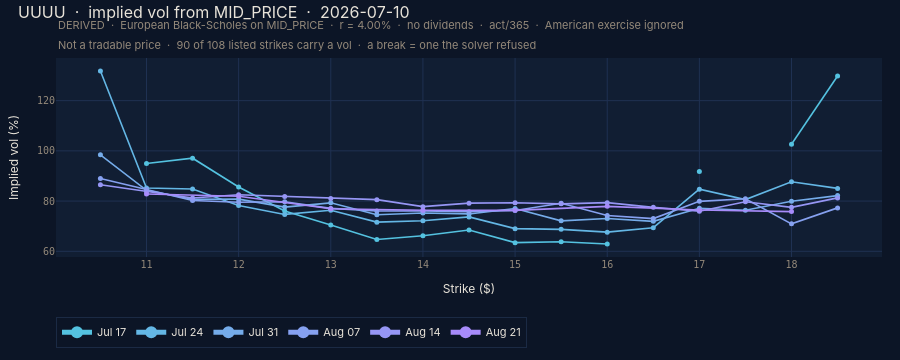

Source (notebook cell):
### Code cell
# The same date under FR-10's other ruler. A change of units on one axis, nothing else:
# the vols, the colours and the trace names are identical (asserted in test_app_figures.py).
iv_smile_figure(wide, asof, ticker=payload["ticker"], x_mode="strike")

### Figure 1 — Plotly figure (JSON) as saved in the notebook; plotly's stock layout.template omitted (floating-point values rounded to 4 significant figures)
{"data": [{"connectgaps": false, "hovertemplate": "<b>%{fullData.name}</b> expiry<br>K %{x:.3f}<br>implied vol %{y:.1f}%<extra></extra>", "line": {"color": "#22E3D0", "width": 1.6}, "marker": {"color": "#22E3D0", "line": {"width": 0}, "size": 5, "symbol": "circle"}, "mode": "lines+markers", "name": "Jun 12", "showlegend": false, "type": "scatter", "x": [], "y": []}, {"connectgaps": false, "hovertemplate": "<b>%{fullData.name}</b> expiry<br>K %{x:.3f}<br>implied vol %{y:.1f}%<extra></extra>", "line": {"color": "#33D8D5", "width": 1.6}, "marker": {"color": "#33D8D5", "line": {"width": 0}, "size": 5, "symbol": "circle"}, "mode": "lines+markers", "name": "Jun 26", "showlegend": false, "type": "scatter", "x": [], "y": []}, {"connectgaps": false, "hovertemplate": "<b>%{fullData.name}</b> expiry<br>K %{x:.3f}<br>implied vol %{y:.1f}%<extra></extra>", "line": {"color": "#43CDDA", "width": 1.6}, "marker": {"color": "#43CDDA", "line": {"width": 0}, "size": 5, "symbol": "circle"}, "mode": "lines+markers", "name": "Jul 10", "showlegend": false, "type": "scatter", "x": [11.0, 11.5, 12.0, 12.5, 13.0, 13.5, 14.0, 14.5, 15.0, 15.5, 16.0, 16.5, 17.0, 17.5, 18.0, 18.5], "y": [null, null, null, null, null, null, null, null, null, null, null, null, null, null, null, null]}, {"connectgaps": false, "hovertemplate": "<b>%{fullData.name}</b> expiry<br>K %{x:.3f}<br>implied vol %{y:.1f}%<extra></extra>", "line": {"color": "#54C2E0", "width": 1.6}, "marker": {"color": "#54C2E0", "line": {"width": 0}, "size": 5, "symbol": "circle"}, "mode": "lines+markers", "name": "Jul 17", "showlegend": true, "type": "scatter", "x": [11.0, 11.5, 12.0, 12.5, 13.0, 13.5, 14.0, 14.5, 15.0, 15.5, 16.0, 16.5, 17.0, 17.5, 18.0, 18.5], "y": [94.95, 97.08, 85.62, 76.07, 70.51, 64.7, 66.18, 68.48, 63.45, 63.8, 62.94, null, 91.74, null, 102.6, 129.8]}, {"connectgaps": false, "hovertemplate": "<b>%{fullData.name}</b> expiry<br>K %{x:.3f}<br>implied vol %{y:.1f}%<extra></extra>", "line": {"color": "#64B7E5", "width": 1.6}, "marker": {"color": "#64B7E5", "line": {"width": 0}, "size": 5, "symbol": "circle"}, "mode": "lines+markers", "name": "Jul 24", "showlegend": true, "type": "scatter", "x": [10.5, 11.0, 11.5, 12.0, 12.5, 13.0, 13.5, 14.0, 14.5, 15.0, 15.5, 16.0, 16.5, 17.0, 17.5, 18.0, 18.5], "y": [131.8, 85.21, 84.79, 78.23, 74.69, 76.37, 71.62, 72.17, 73.69, 69.03, 68.74, 67.63, 69.4, 84.73, 80.61, 87.67, 85.06]}, {"connectgaps": false, "hovertemplate": "<b>%{fullData.name}</b> expiry<br>K %{x:.3f}<br>implied vol %{y:.1f}%<extra></extra>", "line": {"color": "#75ACEA", "width": 1.6}, "marker": {"color": "#75ACEA", "line": {"width": 0}, "size": 5, "symbol": "circle"}, "mode": "lines+markers", "name": "Jul 31", "showlegend": true, "type": "scatter", "x": [10.5, 11.0, 11.5, 12.0, 12.5, 13.0, 13.5, 14.0, 14.5, 15.0, 15.5, 16.0, 16.5, 17.0, 17.5, 18.0, 18.5], "y": [98.43, 84.28, 80.74, 80.77, 77.59, 79.3, 74.59, 75.25, 74.89, 77.07, 72.13, 73.08, 71.93, 77.17, 76.36, 79.96, 82.19]}, {"connectgaps": false, "hovertemplate": "<b>%{fullData.name}</b> expiry<br>K %{x:.3f}<br>implied vol %{y:.1f}%<extra></extra>", "line": {"color": "#86A1F0", "width": 1.6}, "marker": {"color": "#86A1F0", "line": {"width": 0}, "size": 5, "symbol": "circle"}, "mode": "lines+markers", "name": "Aug 07", "showlegend": true, "type": "scatter", "x": [10.5, 11.0, 11.5, 12.0, 12.5, 13.0, 13.5, 14.0, 14.5, 15.0, 15.5, 16.0, 16.5, 17.0, 17.5, 18.0, 18.5], "y": [88.98, 84.72, 80.22, 79.55, 79.73, 77.09, 76.05, 76.08, 75.75, 76.28, 79.16, 74.27, 73.04, 79.9, 80.92, 70.93, 77.29]}, {"connectgaps": false, "hovertemplate": "<b>%{fullData.name}</b> expiry<br>K %{x:.3f}<br>implied vol %{y:.1f}%<extra></extra>", "line": {"color": "#9696F5", "width": 1.6}, "marker": {"color": "#9696F5", "line": {"width": 0}, "size": 5, "symbol": "circle"}, "mode": "lines+markers", "name": "Aug 14", "showlegend": true, "type": "scatter", "x": [10.5, 11.0, 11.5, 12.0, 12.5, 13.0, 13.5, 14.0, 14.5, 15.0, 15.5, 16.0, 16.5, 17.0, 17.5, 18.0, 18.5], "y": [86.49, 83.83, 81.24, 82.5, 81.8, 81.0, 80.56, 77.79, 79.18, 79.31, 78.9, 79.38, 77.5, 75.98, 79.7, 77.5, 81.27]}, {"connectgaps": false, "hovertemplate": "<b>%{fullData.name}</b> expiry<br>K %{x:.3f}<br>implied vol %{y:.1f}%<extra></extra>", "line": {"color": "#A78BFA", "width": 1.6}, "marker": {"color": "#A78BFA", "line": {"width": 0}, "size": 5, "symbol": "circle"}, "mode": "lines+markers", "name": "Aug 21", "showlegend": true, "type": "scatter", "x": [11.0, 12.0, 13.0, 14.0, 15.0, 16.0, 17.0, 18.0], "y": [82.82, 81.93, 76.94, 76.37, 76.32, 77.9, 76.46, 75.81]}], "layout": {"annotations": [{"font": {"color": "#94897A", "family": "'Inter', system-ui, -apple-system, 'Segoe UI', Roboto, Helvetica, sans-serif", "size": 11}, "showarrow": false, "text": "DERIVED &nbsp;·&nbsp; European Black-Scholes on MID_PRICE &nbsp;·&nbsp; r = 4.00% &nbsp;·&nbsp; no dividends &nbsp;·&nbsp; act/365 &nbsp;·&nbsp; American exercise ignored", "x": 0.0, "xanchor": "left", "xref": "paper", "y": 1.12, "yanchor": "bottom", "yref": "paper"}, {"font": {"color": "#94897A", "family": "'Inter', system-ui, -apple-system, 'Segoe UI', Roboto, Helvetica, sans-serif", "size": 11}, "showarrow": false, "text": "Not a tradable price &nbsp;·&nbsp; 90 of 108 listed strikes carry a vol &nbsp;·&nbsp; a break = one the solver refused", "x": 0.0, "xanchor": "left", "xref": "paper", "y": 1.02, "yanchor": "bottom", "yref": "paper"}], "font": {"color": "#E8E3D9", "family": "'Inter', system-ui, -apple-system, 'Segoe UI', Roboto, Helvetica, sans-serif", "size": 12}, "height": 360, "hoverlabel": {"bgcolor": "#0C1526", "bordercolor": "#1B2A44", "font": {"color": "#E8E3D9", "family": "'JetBrains Mono', ui-monospace, SFMono-Regular, 'Cascadia Mono', Menlo, Consolas, monospace", "size": 11}}, "legend": {"bgcolor": "rgba(0,0,0,0)", "bordercolor": "#1B2A44", "borderwidth": 1, "font": {"color": "#E8E3D9", "family": "'Inter', system-ui, -apple-system, 'Segoe UI', Roboto, Helvetica, sans-serif", "size": 11}, "itemsizing": "constant", "orientation": "h", "x": 0.0, "xanchor": "left", "y": -0.3, "yanchor": "top"}, "margin": {"b": 88, "l": 56, "r": 18, "t": 58}, "paper_bgcolor": "#0C1526", "plot_bgcolor": "#111E33", "title": {"font": {"color": "#E8E3D9", "family": "'Space Grotesk', 'Inter', system-ui, -apple-system, 'Segoe UI', sans-serif", "size": 16}, "text": "UUUU  ·  implied vol from MID_PRICE  ·  2026-07-10", "x": 0.02, "xanchor": "left", "y": 0.98, "yanchor": "top"}, "xaxis": {"gridcolor": "#1F3152", "tickfont": {"color": "#94897A", "family": "'JetBrains Mono', ui-monospace, SFMono-Regular, 'Cascadia Mono', Menlo, Consolas, monospace", "size": 10}, "title": {"font": {"color": "#E8E3D9", "family": "'Inter', system-ui, -apple-system, 'Segoe UI', Roboto, Helvetica, sans-serif", "size": 12}, "text": "Strike ($)"}, "zeroline": false}, "yaxis": {"gridcolor": "#1F3152", "tickfont": {"color": "#94897A", "family": "'JetBrains Mono', ui-monospace, SFMono-Regular, 'Cascadia Mono', Menlo, Consolas, monospace", "size": 10}, "title": {"font": {"color": "#E8E3D9", "family": "'Inter', system-ui, -apple-system, 'Segoe UI', Roboto, Helvetica, sans-serif", "size": 12}, "text": "Implied vol (%)"}, "zeroline": false}}}
